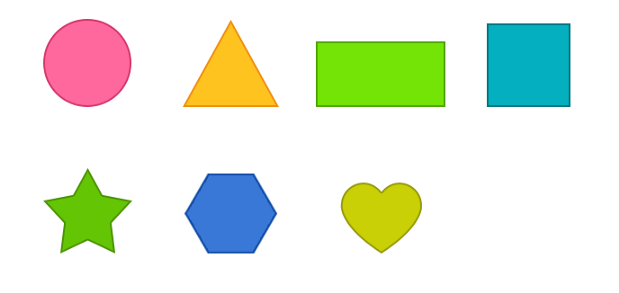
#> input picture OpenCV/Images/shapes.png, 619 x 293 px, found by its file name
$ python 23_Contour_Moments_and_ConvexHull.py
#> lines starting #> are read from the running program, lines starting #| are printed output that depends on the picture; after the words box and inside, x2 and y2 are one past the last pixel; in counts of white or black regions, pixels touching at a corner belong together
'''
Moments: Moments are used to describe the shape of an object in an image.
    - cv.moments() function is used to calculate the moments of an image.
    - cv.contourArea() function is used to calculate the area of the contour.
    - cv.arcLength() function is used to calculate the perimeter of the contour.
    - cv.approxPolyDP() function is used to approximate the shape of the contour.

Convex Hull: Convex Hull is the smallest convex shape that encloses all the points in the shape.
'''

import cv2 as cv
import numpy as np

img = cv.imread('./Images/shapes.png')
#> img is the input picture: shape (293, 619, 3); mean B, G, R 220.3, 236.8, 227.9
imgGray = cv.cvtColor(img, cv.COLOR_BGR2GRAY)
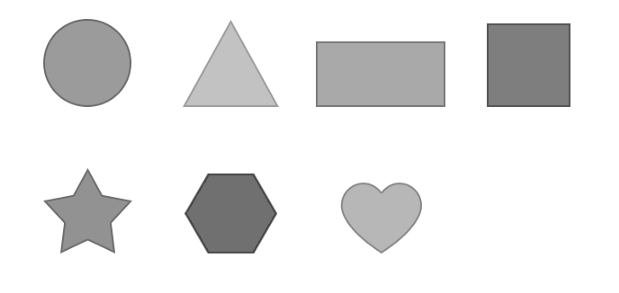
#> imgGray: shape (293, 619); min 61, max 255, mean 232.2

# Thresholding the image
_, thresh = cv.threshold(imgGray, 240, 255, cv.THRESH_BINARY)
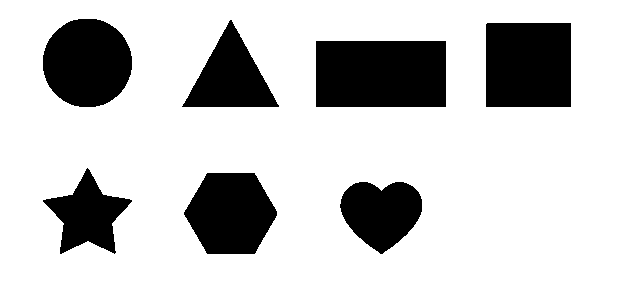
#> thresh: shape (293, 619); 78.1% white; 7 black regions

# Finding contours
contours, _ = cv.findContours(thresh, cv.RETR_TREE, cv.CHAIN_APPROX_SIMPLE)
#> contours = 8 contours; box (x1, y1, x2, y2) and area: (0, 0, 619, 293) 180456, (315, 40, 447, 108) 8775, (485, 22, 572, 108) 7306, (42, 18, 133, 108) 6360, (183, 172, 278, 255) 5856, (181, 19, 280, 108) 4416, (339, 181, 423, 255) 4270, (42, 167, 133, 255) 3754

# Drawing contours
# cv.drawContours(img, contours, -1, (0, 255, 0), 3)

for contour in contours:
    # Calculating the moments of the contour
    M = cv.moments(contour)

    # Calculating the area of the contour
    area = cv.contourArea(contour)

    # Calculating the perimeter of the contour
    perimeter = cv.arcLength(contour, True)

    # Approximating the shape of the contour
    epsilon = 0.01 * perimeter
    approx = cv.approxPolyDP(contour, epsilon, True)

    # Drawing the approximated shape
    cv.drawContours(img, [approx], -1, (0, 255, 0), 3)

    # Drawing the convex hull
    hull = cv.convexHull(contour)
    cv.drawContours(img, [hull], -1, (0, 0, 255), 3)

    # Calculating the area of the convex hull
    hull_area = cv.contourArea(hull)

    # Calculating the solidity of the shape
    solidity = area / hull_area

    # Drawing the centroid of the shape
    if M['m00'] != 0:
        cx = int(M['m10'] / M['m00'])
        cy = int(M['m01'] / M['m00'])
        cv.circle(img, (cx, cy), 5, (255, 0, 0), -1)

        # Drawing the text
        cv.putText(img, f'Area: {area}', (cx, cy + 20),
                   cv.FONT_HERSHEY_SIMPLEX, 0.5, (255, 0, 0), 2)
#> this loop made 8 passes
#> (area, perimeter, epsilon, approx, hull, hull_area, solidity, cx) on pass 1: (180456, 1820, 18.2, [[0, 0], [0, 292], [618, 292], [618, 0]], [[618, 0], [618, 292], [0, 292], [0, 0]], 180456, 1, 309)
#> (area, perimeter, epsilon, approx, hull_area, solidity, cx, cy) on passes 5 to 7: (8775, 393.7, 3.94, [[315, 41], [445, 40], [446, 106], [316, 107]], 8775, 1, 380, 73), (7306.5, 339.1, 3.39, [[485, 24], [570, 22], [571, 106], [486, 107]], 7306.5, 1, 528, 64), (4416.5, 314, 3.14, [[230, 19], [278, 107], [181, 106]], 4508.5, 0.98, 230, 77)
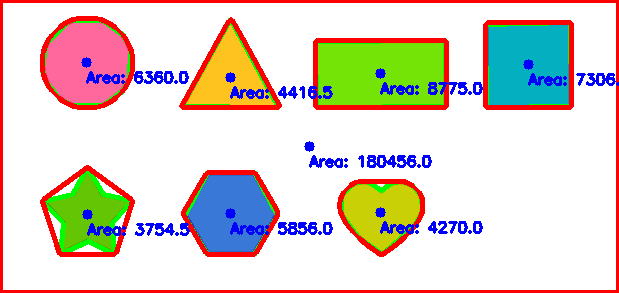
#> img: shape (293, 619, 3); 13.48% of pixels changed, all inside (x1, y1, x2, y2) = (0, 0, 619, 293)
        # cv.putText(img, f'Perimeter: {perimeter}', (cx, cy + 40), cv.FONT_HERSHEY_SIMPLEX, 0.5, (255, 0, 0), 2)
        # cv.putText(img, f'Solidity: {solidity}', (cx, cy + 60), cv.FONT_HERSHEY_SIMPLEX, 0.5, (255, 0, 0), 2)


cv.imshow('Original Image', img)
cv.imshow('Gray Image', imgGray)
cv.imshow('Threshold Image', thresh)

cv.waitKey(0)
cv.destroyAllWindows()
